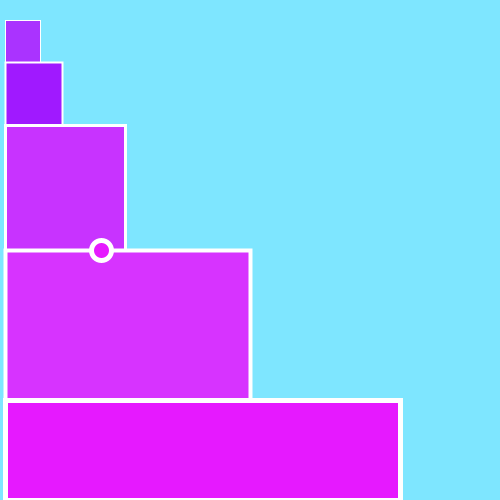
Frame 1 (no input)
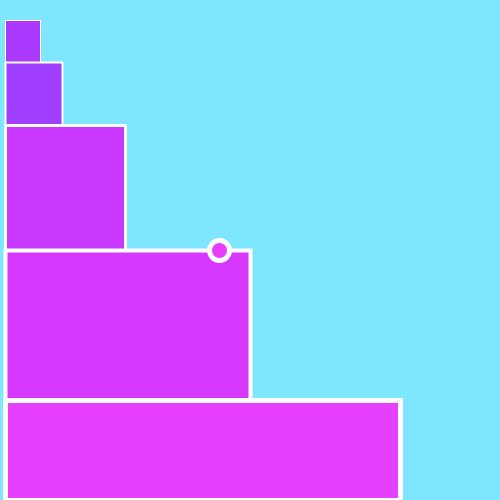
Frame 60 (the mouse pressed at the canvas centre just before this capture)
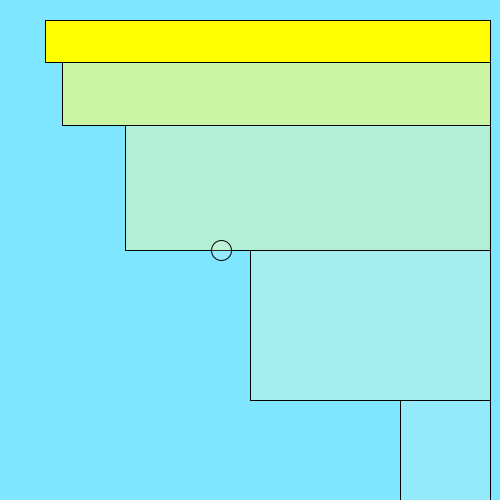
Frame 120 (the mouse held since frame 60 and released just before this capture)

The Processing sketch that drew these frames (run headless with seeded random() and noise(); from frame 60 on, the mouse is pressed at the canvas centre):

// Processing sketch: processing_99786
// ── processing_99786.pde

int x=100;
int x1=400;

void setup () {
  size(500, 500);
  background(126, 230, 255);
  rectMode(CORNERS);

}

void draw () {
  
    frameRate(30);
        ellipse(x,height/2,20,20);
    x+=1;  
    ellipse(x1,height/2,20,20);
    x1+=-1; 
  if (mouseX<width/2) {
    background(126, 230, 255);

    float r=random(80);
    float s=random(100);     
    stroke(255);
    strokeWeight(1);
    fill(170, r, 255);
    rect(width/100, height/25, width/12.5, height/2);
    strokeWeight(2);

    fill(160, s, 255);
    rect(width/100, height/8, width/8, height/2);
    strokeWeight(3);
    fill(200, r, 255);
    rect(width/100, height/4, width/4, height/2);
    strokeWeight(4);

    fill(215, r, 255);
    rect(width/100, height/2, width/2, height);

    fill(230, s, 255);
    strokeWeight(5);
    rect(width/100, height/1.25, width/1.25, height);
    frameRate(30);
    ellipse(x,height/2,20,20);
    x+=1;  
}

  else {
  background(126, 230, 255);
    strokeWeight(1);
    stroke(1);    
    fill(255, 255, 0);
    rect(width/12.5+5, height/25, 90+width/1.25, height/8);
    fill(255, 255, 100,150);
    rect(width/8, height/8, 90+width/1.25, height/4);
    fill(255,255,150,100);
    rect(width/4, height/4, 90+width/1.25, height/2);
    fill(255,255,200,75);
    rect(width/2, height/2, 90+width/1.25, height/1.25);
    fill(255,255,225,40);
    rect(width/1.25, height/1.25, 90+width/1.25, height);
    frameRate(30);
    ellipse(x1,height/2,20,20);
    x1+=-1; 
  }
    
    
//  if ((mouseY>220) && (mouseY<280)) {
;
  }
  /*    else if ((mouseY>height/25)&&(mouseY<height/8)) {
   stroke(255);
   strokeWeight(1);
   fill(170, 180, 255);
   rect(width/100, height/25, width/12.5, height/2);
   }
   if ((mouseY>height/8)&&(mouseY<height/4)) {
   strokeWeight(2);
   float s=random(255);
   fill(160, 75, 255, s);
   rect(width/100, height/8, width/8, height/2);
   }
   
   
   if ((mouseY>height/4) && (mouseY<height/2)) {
   strokeWeight(3);
   fill(200, 75, 255);
   rect(width/100, height/4, width/4, height/2);
   }
   
   if ((mouseY>height/2)&&(mouseY<height/1.25)) {
   strokeWeight(4);
   float r=random(65);
   fill(215, r, 255);
   rect(width/100, height/2, width/2, height);
   }
   else {
   fill(230, 65, 255);
   strokeWeight(5);
   rect(width/100, height/1.25, width/1.25, height);
   }*/
